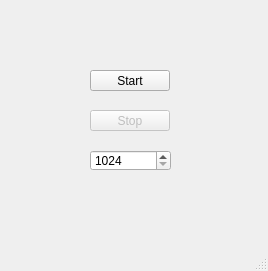
<?xml version="1.0" encoding="UTF-8"?>
<ui version="4.0">
 <class>MainWindow</class>
 <widget class="QMainWindow" name="MainWindow">
  <property name="geometry">
   <rect>
    <x>0</x>
    <y>0</y>
    <width>268</width>
    <height>271</height>
   </rect>
  </property>
  <property name="windowTitle">
   <string>Servidor 2.0</string>
  </property>
  <widget class="QWidget" name="centralwidget">
   <widget class="QPushButton" name="pushButton_start">
    <property name="geometry">
     <rect>
      <x>90</x>
      <y>70</y>
      <width>80</width>
      <height>21</height>
     </rect>
    </property>
    <property name="text">
     <string>Start</string>
    </property>
   </widget>
   <widget class="QPushButton" name="pushButton_stop">
    <property name="enabled">
     <bool>false</bool>
    </property>
    <property name="geometry">
     <rect>
      <x>90</x>
      <y>110</y>
      <width>80</width>
      <height>21</height>
     </rect>
    </property>
    <property name="text">
     <string>Stop</string>
    </property>
   </widget>
   <widget class="QSpinBox" name="spinBox_puerto">
    <property name="geometry">
     <rect>
      <x>90</x>
      <y>150</y>
      <width>81</width>
      <height>21</height>
     </rect>
    </property>
    <property name="minimum">
     <number>1024</number>
    </property>
    <property name="maximum">
     <number>65535</number>
    </property>
   </widget>
  </widget>
  <widget class="QMenuBar" name="menubar">
   <property name="geometry">
    <rect>
     <x>0</x>
     <y>0</y>
     <width>268</width>
     <height>20</height>
    </rect>
   </property>
  </widget>
  <widget class="QStatusBar" name="statusbar"/>
 </widget>
 <resources/>
 <connections/>
</ui>
